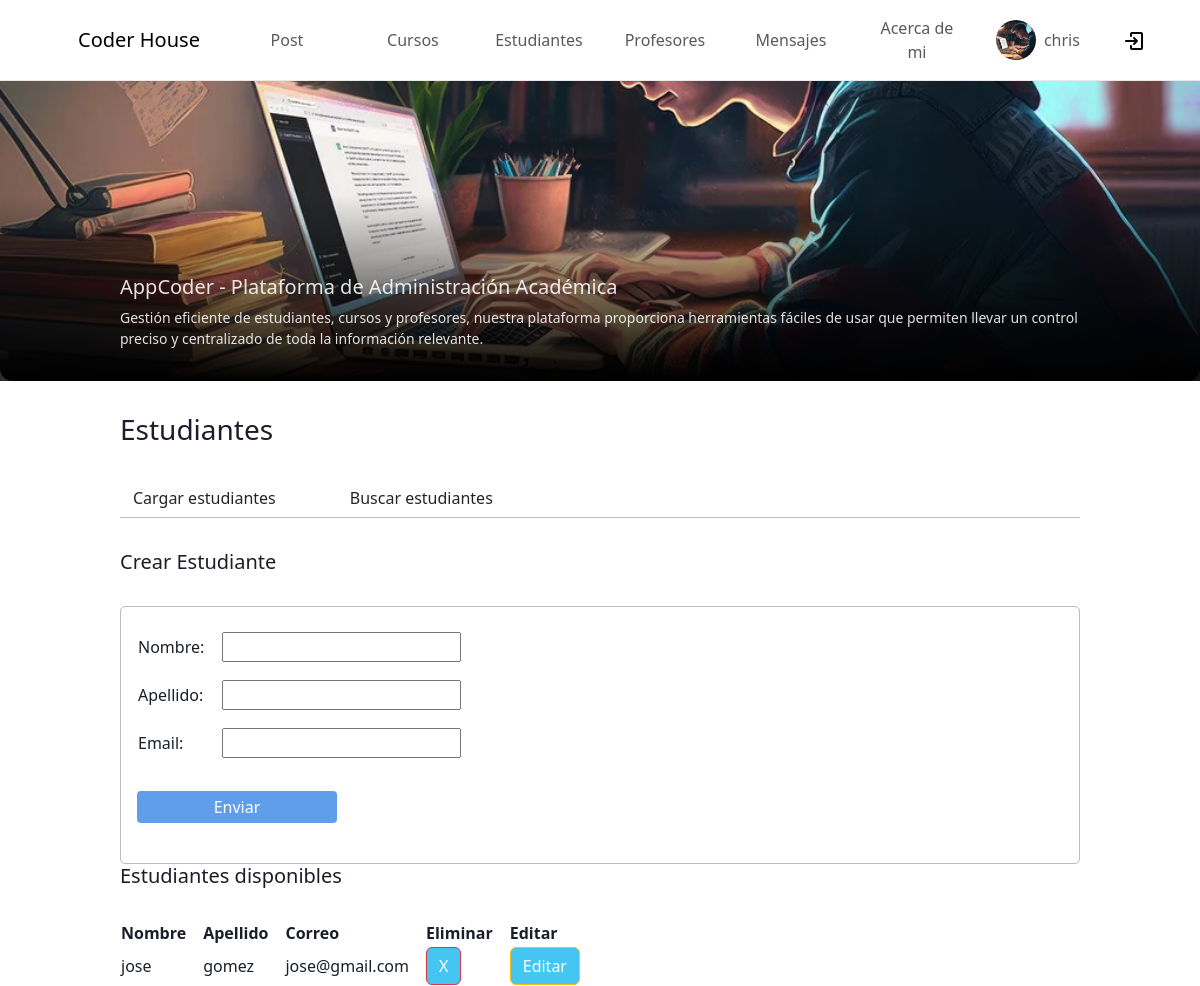
The app's page /Appcoder/setEstudiantes/ (signed in) with its own data.
### Appcoder/models.py (models this page shows, shortened)
class Estudiante(models.Model):
    nombre = models.CharField(max_length=30)
    apellido = models.CharField(max_length=30)
    email = models.EmailField()

### Appcoder/views.py (the view)
# urls.py: path('setEstudiantes/', setEstudiantes,name="setEstudiantes"),
@login_required
def setEstudiantes(request):
    avatar = getavatar(request)
    Estudiantes = Estudiante.objects.all()
    if request.method == 'POST':
        miFormulario = formSetEstudiante(request.POST)
        print(miFormulario)
        if miFormulario.is_valid:
            data = miFormulario.cleaned_data
            estudiantes = Estudiante(nombre=data["nombre"],apellido=data["apellido"],email=data["email"])
            estudiantes.save()
            miFormulario = formSetEstudiante()
            return render(request,"AppCoder/setEstudiantes.html",{"miFormulario":miFormulario,"Estudiantes": Estudiantes,"avatar": avatar})
    else:
        miFormulario = formSetEstudiante
    return render(request,"AppCoder/setEstudiantes.html",{"miFormulario":miFormulario,"Estudiantes": Estudiantes,"avatar": avatar})

### Appcoder/views.py (called while the page is built)
@login_required
def getavatar(request):
    avatar = Avatar.objects.filter(user = request.user.id)
    try:
        avatar = avatar[0].image.url
    except:
        avatar = None
    return avatar

### Appcoder/templates/AppCoder/setEstudiantes.html
{% extends "AppCoder/estudiantes.html" %}
{% load static %}
{% block setEstudiantes %}
<div class="formulario-custom">
    <h5>Crear Estudiante</h5>
    <form action="/Appcoder/setEstudiantes/" method="post"> {% csrf_token %}
        <table>
            {{ miFormulario.as_table }}
        </table>
        <input type="submit" value="Enviar">
    </form>
    <h5>Estudiantes disponibles</h5>
    <table>
        <tr>
            <th  style="padding-right: 1rem;">Nombre</th>
            <th  style="padding-right: 1rem;">Apellido</th>
            <th  style="padding-right: 1rem;">Correo</th>
            <th  style="padding-right: 1rem;">Eliminar</th>
            <th>Editar</th>
        </tr>
        {% for estudiante in Estudiantes %}
        <tr>
            <td style="padding-right: 1rem;">{{estudiante.nombre}}</td>
            <td style="padding-right: 1rem;">{{estudiante.apellido}}</td>
            <td style="padding-right: 1rem;">{{estudiante.email}}</td>
            <td><button class="btn btn-danger" style="background-color: #45c5f2; color: white; text-decoration: none;"><a href="{% url 'eliminarEstudiante' estudiante.nombre %}" style="color: white; text-decoration: none;">X</a></button></td>
            <td><button class="btn btn-warning" style="background-color: #45c5f2; color: white; text-decoration: none;"><a href="{% url 'editarEstudiante' estudiante.nombre %}" style="color: white; text-decoration: none;">Editar</a></button></td>
        </tr>
        {% endfor %}
    </table>
</div>
{% endblock %}

### Appcoder/templates/AppCoder/inicio.html (shortened to what this page needs)
<!DOCTYPE html>
<html lang="en">
<head>
    {% load static %}
    <link href="{% static 'AppCoder/css/bootstrap.min.css'%}" rel="stylesheet" />
    <link href="{% static 'AppCoder/css/styles.css'%}" rel="stylesheet" />
</head>
<body>
    <nav class="navbar navbar-expand-lg navbar-light" id="mainNav">
        <div class="container px-4 px-lg-5 barra-nav">
            <a class="navbar-brand" href="{% url 'Inicio' %}">Coder House</a>
            <div class="collapse navbar-collapse" id="navbarResponsive">
                <ul class="navbar-nav ms-auto">
                    <li class="nav-item"><a class="nav-link" href="{% url 'create_post' %}">Post</a></li>
                    <li class="nav-item"><a class="nav-link" href="{% url 'Cursos' %}">Cursos</a></li>
                    <li class="nav-item"><a class="nav-link" href="{% url 'Estudiantes' %}">Estudiantes</a></li>
                    <li class="nav-item"><a class="nav-link" href="{% url 'Profesores' %}">Profesores</a></li>
                    <li class="nav-item"><a class="nav-link" href="{% url 'bandejaEntrada' %}">Mensajes</a></li>
                    <li class="nav-item"><a class="nav-link" href="{% url 'acercaDeMi' %}">Acerca de mi</a></li>
                    <li class="nav-item">
                        <a class="nav-link" href="{% url 'perfil' %}" style="display: flex;align-items: center;">
                            <div style="border-radius: 50%; overflow: hidden; width: 40px; height: 40px; margin-right: .5rem;">
                                <img src="{{avatar}}" style="width: 100%; height: 100%; object-fit: cover;" alt="perfil">
                            </div>
                            {{user.username}}
                         </a>
                    </li>
                    <li class="nav-item">
                        <a class="nav-link" style="min-width: 20px;" href="{% url 'login' %}">
                            <img src="/media/img/cerrar-sesion.png" alt="">
                        </a>
                    </li>
                </ul>
            </div>
        </div>
    </nav>
    <div id="banner">
        <div id="descr-web">
            <h5>AppCoder - Plataforma de Administración Académica</h5>
            Gestión eficiente de estudiantes, cursos y profesores, nuestra plataforma
            proporciona herramientas fáciles de usar que permiten llevar un control preciso y centralizado de toda la
            información relevante.
        </div>
    </div>
    <div id="main-container">
        {% block contenidoQueCambia %}
        {% endblock %}
    </div>
</body>
</html>

### Appcoder/static/AppCoder/css/styles.css (style rules this page uses)
body { color: #1a1e29; }
* { box-sizing: border-box !important; }
#banner { width: 100%; height: 300px; background: url("/media/img/banner.jpg") no-repeat; background-size: cover; background-position: center 72%; margin-bottom: 2rem; display: flex; align-items: flex-end; justify-content: center; }
#descr-web { width: 100%; font-size: 14px; border-radius: .8rem; padding: 5rem 10% 2rem 10%; padding-top: 5rem; color: rgba(255, 255, 255, 0.88); background: linear-gradient(0deg, black, transparent); }
#main-container { width: 80%; margin: 0 auto; }
.navbar { border-bottom: 1px solid #e9e9e9; }
.nav-item { display: flex; align-items: center; }
.nav-link { min-width: 110px; text-align: center; transition: all .2s ease-in-out; border-radius: 5px; margin-left: 1rem; }
.formulario-custom { margin-top: 2rem; }
.formulario-custom h5 { margin-bottom: 2rem; }
.formulario-custom form { border: 1px solid #10131a47; border-radius: 5px; padding: 1.5rem 1rem; }
.formulario-custom form label { font-weight: 500; padding-right: 1rem; margin-bottom: 1rem; }
.formulario-custom form input { margin-bottom: 1rem; }
input[type=submit] { background-color: #609eeb; color: white; border-radius: 4px; width: 200px; border: none; height: 2rem; margin-top: 1rem; display: block; }

### records on screen
Estudiante: nombre "jose", apellido "gomez", email "jose@gmail.com"

### other values on screen
{{ user.username }} "chris"
